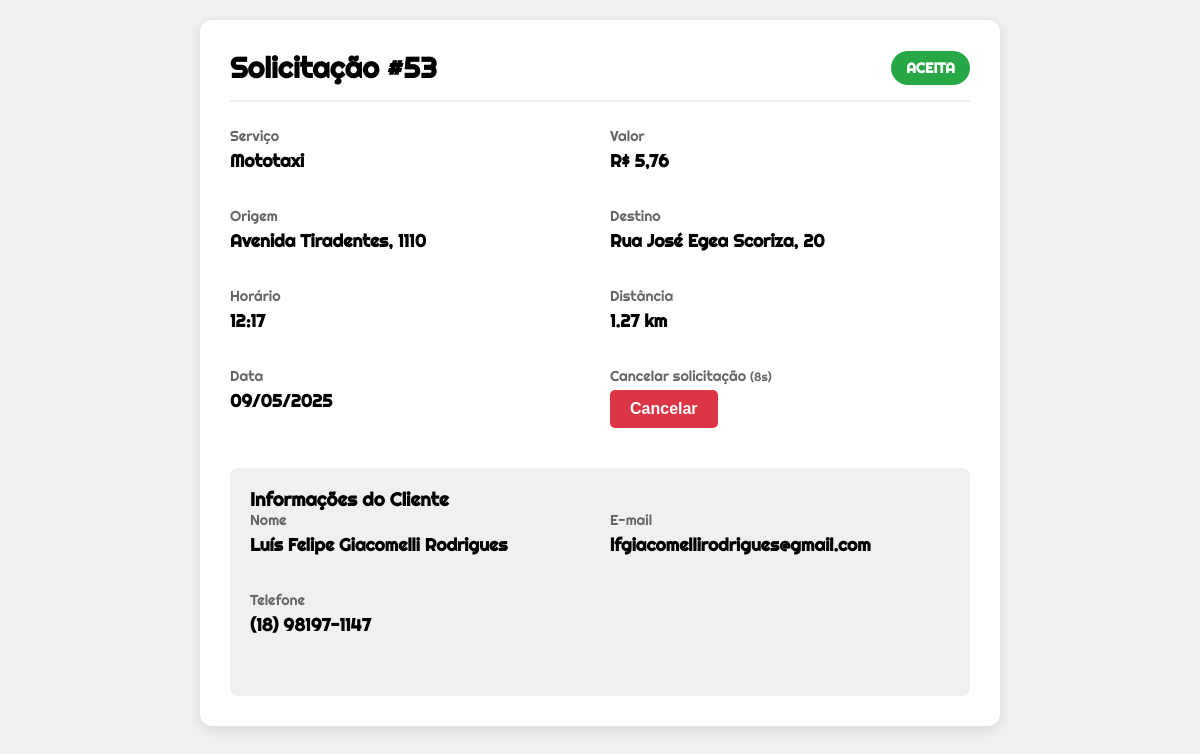
/user/solicitacao_pendente.php?id=53 (signed in), run on the app's committed database.
### tables this page shows
CREATE TABLE `solicitacoes` (
  `sol_codigo` int(11) NOT NULL,
  `sol_origem` varchar(255) NOT NULL,
  `sol_destino` varchar(255) NOT NULL,
  `sol_valor` decimal(10,2) NOT NULL,
  `sol_formapagamento` varchar(50) NOT NULL,
  `sol_distancia` decimal(10,2) NOT NULL,
  `sol_data` datetime NOT NULL,
  `usu_codigo` int(11) NOT NULL,
  `sol_largura` decimal(10,2) DEFAULT NULL,
  `sol_comprimento` decimal(10,2) DEFAULT NULL,
  `sol_peso` decimal(10,2) DEFAULT NULL,
  `sol_status` varchar(50) NOT NULL,
  `sol_servico` varchar(50) NOT NULL,
  `sol_observacoes` varchar(1000) DEFAULT NULL
);

CREATE TABLE `usuarios` (
  `usu_codigo` int(11) NOT NULL,
  `usu_nome` varchar(255) NOT NULL,
  `usu_email` varchar(255) NOT NULL,
  `usu_senha` varchar(255) NOT NULL,
  `usu_telefone` varchar(15) NOT NULL,
  `usu_ativo` tinyint(1) DEFAULT NULL,
  `usu_created_at` timestamp NOT NULL DEFAULT current_timestamp(),
  `usu_updated_at` timestamp NOT NULL DEFAULT current_timestamp() ON UPDATE current_timestamp()
);

### user/solicitacao_pendente.php (the view, shortened to what this page needs)
<?php
$conexao = conexao::getInstance();
$id_solicitacao = intval($_GET['id']);
$sql = "SELECT s.*, u.usu_nome, u.usu_email, u.usu_telefone, f.fun_nome, m.mot_modelo, m.mot_placa
        FROM solicitacoes s
        INNER JOIN usuarios u ON u.usu_codigo = s.usu_codigo
        LEFT JOIN viagens v ON s.sol_codigo = v.sol_codigo
        LEFT JOIN funcionarios f ON v.fun_codigo = f.fun_codigo
        LEFT JOIN motocicletas m ON f.fun_codigo = m.fun_codigo
        WHERE s.sol_codigo = :id LIMIT 1";
$stmt = $conexao->prepare($sql);
$stmt->bindParam(':id', $id_solicitacao, PDO::PARAM_INT);
$stmt->execute();
$solicitacao = $stmt->fetch(PDO::FETCH_ASSOC);
$valor_formatado = number_format($solicitacao['sol_valor'], 2, ',', '.');
$status_class = strtolower($solicitacao['sol_status']) === 'aceita' ? 'status-accepted' : (strtolower($solicitacao['sol_status']) === 'recusada' ? 'status-rejected' : 'status-pending');
?>
<!DOCTYPE html>
<html lang="pt-BR">
<head>
    <link rel="stylesheet" href="https://cdnjs.cloudflare.com/ajax/libs/font-awesome/6.0.0/css/all.min.css">
    <link rel="stylesheet" href="../css/solicitacao_pendente.css">
</head>
<body>
    <div class="container">
        <div class="header">
            <h1>Solicitação #<?= $solicitacao['sol_codigo'] ?></h1>
            <span class="status-badge <?= $status_class ?>">
                <?= ucfirst($solicitacao['sol_status']) ?>
            </span>
        </div>
        <div class="details-grid">
            <div class="detail-item">
                <span class="detail-label">Serviço</span>
                <span class="detail-value"><?= ucfirst($solicitacao['sol_servico']) ?></span>
            </div>
            <div class="detail-item">
                <span class="detail-label">Valor</span>
                <span class="detail-value">R$ <?= $valor_formatado ?></span>
            </div>
            <div class="detail-item">
                <span class="detail-label">Origem</span>
                <span class="detail-value"><?= htmlspecialchars($solicitacao['sol_origem']) ?></span>
            </div>
            <div class="detail-item">
                <span class="detail-label">Destino</span>
                <span class="detail-value"><?= htmlspecialchars($solicitacao['sol_destino']) ?></span>
            </div>
            <div class="detail-item">
                <span class="detail-label">Horário</span>
                <span class="detail-value"><?= date('H:i', strtotime($solicitacao['sol_data'])) ?></span>
            </div>
            <div class="detail-item">
                <span class="detail-label">Distância</span>
                <span class="detail-value"><?= $solicitacao['sol_distancia'] ?> km</span>
            </div>
            <div class="detail-item">
                <span class="detail-label">Data</span>
                <span class="detail-value"><?= date('d/m/Y', strtotime($solicitacao['sol_data'])) ?></span>
            </div>
            <div class="detail-item" id="cancelContainer">
                <span class="detail-label">Cancelar solicitação <small>(<span id="countdown">10</span>s)</small></span>
                <form action="../actions/actionsolicitacao.php" method="POST" class="cancel-form">
                    <button type="submit" class="btn-cancel" id="cancelButton">Cancelar</button>
                </form>
            </div>
        </div>
        <div class="user-info">
            <h3>Informações do Cliente</h3>
            <div class="details-grid">
                <div class="detail-item">
                    <span class="detail-label">Nome</span>
                    <span class="detail-value"><?= htmlspecialchars($solicitacao['usu_nome']) ?></span>
                </div>
                <div class="detail-item">
                    <span class="detail-label">E-mail</span>
                    <span class="detail-value"><?= htmlspecialchars($solicitacao['usu_email']) ?></span>
                </div>
                <?php if (!empty($solicitacao['usu_telefone'])): ?>
                    <div class="detail-item">
                        <span class="detail-label">Telefone</span>
                        <span class="detail-value"><?= htmlspecialchars($solicitacao['usu_telefone']) ?></span>
                    </div>
                <?php endif; ?>
            </div>
        </div>
    </div>
</body>
</html>

### css/solicitacao_pendente.css (style rules this page uses)
:root { --primary: #000; --secondary: #fff; --light-bg: #f0f0f0; --success: #28a745; --danger: #dc3545; --warning: #ffc107; }
* { box-sizing: border-box; margin: 0; padding: 0; }
body { font-family: 'Righteous', sans-serif; background-color: var(--light-bg); color: var(--primary); padding: 20px; min-height: 100vh; }
.container { background-color: var(--secondary); border-radius: 12px; box-shadow: 0 4px 12px rgba(0,0,0,0.1); padding: 30px; max-width: 800px; margin: 0 auto; }
.header { display: flex; justify-content: space-between; align-items: center; margin-bottom: 25px; padding-bottom: 15px; border-bottom: 2px solid var(--light-bg); }
.header h1 { font-size: 1.8rem; color: var(--primary); }
.status-badge { padding: 8px 15px; border-radius: 20px; font-size: 0.9rem; font-weight: bold; text-transform: uppercase; }
.status-accepted { background-color: var(--success); color: var(--secondary); }
.details-grid { display: grid; grid-template-columns: repeat(2, 1fr); gap: 20px; margin-bottom: 25px; }
.detail-item { margin-bottom: 15px; }
.detail-label { font-size: 0.9rem; color: #666; margin-bottom: 5px; display: block; }
.detail-value { font-size: 1.1rem; font-weight: bold; }
.user-info { background-color: var(--light-bg); padding: 20px; border-radius: 8px; margin-top: 20px; }
.btn-cancel { background-color: var(--danger); color: var(--secondary); padding: 10px 20px; border-radius: 5px; font-size: 1rem; font-weight: bold; border: none; cursor: pointer; transition: all 0.3s; }

### data on the page
solicitacoes: sol_codigo "53", sol_status "ACEITA", sol_servico "Mototaxi", sol_valor "5,76", sol_origem "Avenida Tiradentes, 1110", sol_destino "Rua José Egea Scoriza, 20", sol_data "12:17", sol_distancia "1.27", sol_data "09/05/2025", usu_codigo.usu_nome "Luís Felipe Giacomelli Rodrigues", usu_codigo.usu_email "lfgiacomellirodrigues@gmail.com", usu_codigo.usu_telefone "(18) 98197-1147"
